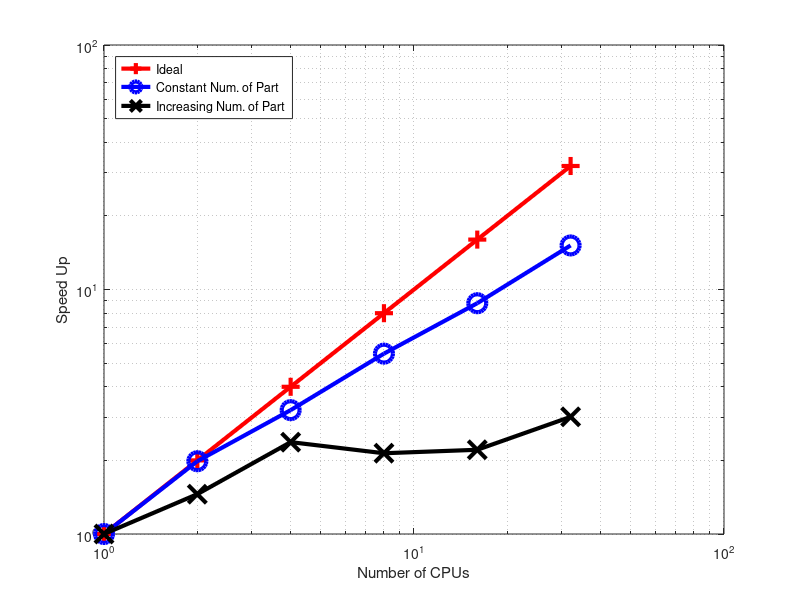
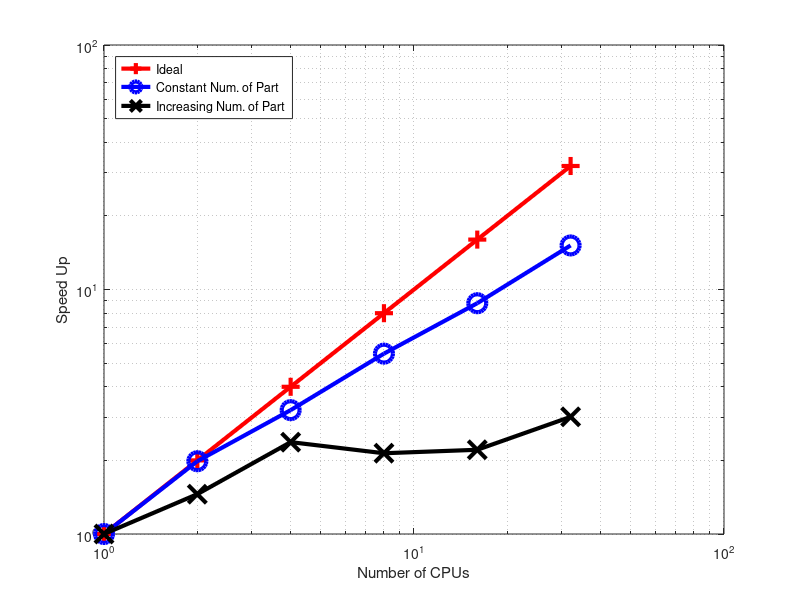

MATLAB code for these plots, in order:
close all; clear all;
h=figure();
load scalability.dat
sup=scalability(1,2)./scalability(:,2);
sup1=scalability(1,3)./scalability(:,3);
#plot (scalability(:,1),scalability(:,1),"linewidth",3,'+-r',"markersize",13);
loglog (scalability(:,1),scalability(:,1),"linewidth",3,'+-r',"markersize",13);
hold on;
#plot (scalability(:,1),sup,"linewidth",3,'o-b',"markersize",13);
loglog (scalability(:,1),sup,"linewidth",3,'o-b',"markersize",13);
#plot (scalability(:,1),sup1,"linewidth",3,'x-k',"markersize",13);
loglog (scalability(:,1),sup1,"linewidth",3,'x-k',"markersize",13);
ylabel("Speed Up")
xlabel("Number of CPUs")
grid("minor");
legend("Ideal","Constant Num. of Part","Increasing Num. of Part","location","northwest")
legend("boxon")
print(h,'-dpng','-color','vib_plt.png')
print -deps scalability.eps

